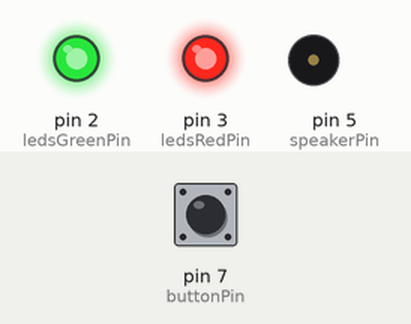
A sketch run on a simulated Arduino Uno, built with avr-gcc and run on an emulated ATmega328P. Shown: output pins drawn as LEDs (lit = HIGH), buzzer (waves = sounding). The test bench sets the inputs (shaded band); at power-on: pin 7 (buttonPin) HIGH.

Above: at 1.2 s.
1.3 s: pin 7 (buttonPin) pulled LOW for 0.15 s
At 1.66 s:
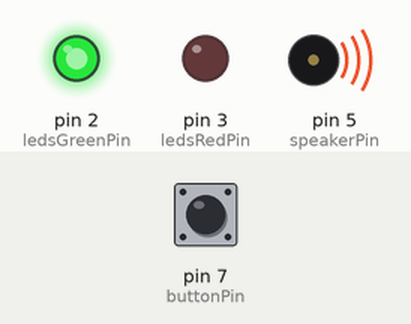
At 8.4 s:
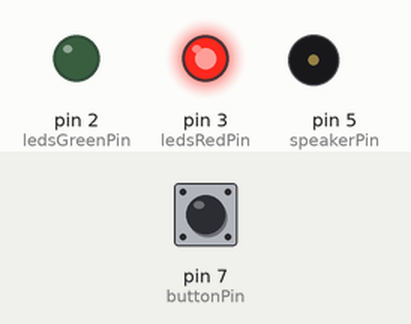
Timing chart, 0 to 10.0 s (numbered marks = the images above; inputs shaded):
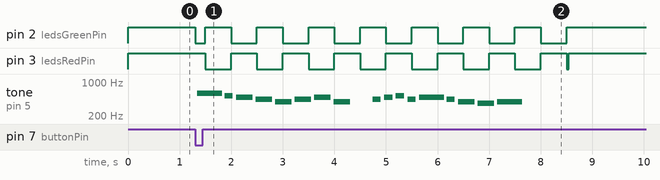

Measured:
- after the input at 1.3 s, pin 2 (ledsGreenPin): HIGH → LOW at once, then repeats every 1.0 s: HIGH 0.50 s, LOW 0.50 s, until it stays HIGH from 8.5 s; pin 3 (ledsRedPin): goes 7 × (LOW 0.50 s, HIGH 0.50 s), LOW 0.04 s, then HIGH, starting after 0.20 s

The sketch:

ChristmasTree_code.ino
```cpp
// Pins
int ledsGreenPin = 2;
int ledsRedPin = 3;
int buttonPin = 7;
int speakerPin = 5;

// LEDs state (on/off)
bool ledsGreenState = true;
bool ledsRedState = true;

// Christmas melody "Deck the Halls"
int length = 20;
char notes[] = "DCbagabg abCabagsg "; // a space represents a rest
int beats[] = { 3, 1, 2, 2, 2, 2, 2, 2, 2, 1, 1, 1, 1, 3, 1, 2, 2, 3, 5 };
int tempo = 150;

void setup() {
  // inputs & outputs
  pinMode(ledsGreenPin, OUTPUT);
  pinMode(ledsRedPin, OUTPUT);
  pinMode(buttonPin, INPUT_PULLUP);
  pinMode(speakerPin, OUTPUT);

  // initialize timer1
  noInterrupts();           // disable all interrupts
  TCCR1A = 0;
  TCCR1B = 0;
  TCNT1  = 0;
  OCR1A = 31250;            // compare match register 16MHz/256/2Hz
  TCCR1B |= (1 << WGM12);   // CTC mode
  TCCR1B |= (1 << CS12);    // 256 prescaler
  TIMSK1 &= (0 << OCIE1A);  // DISable timer compare interrupt
  interrupts();             // enable all interrupts
}

void loop() {
  if (digitalRead(buttonPin) == LOW) {  // button pressed
    ledsGreenState = true;
    ledsRedState = false;
    TIMSK1 |= (1 << OCIE1A); // enable timer compare interrupt -> LEDs start blinking
    playMelody();
    TIMSK1 &= (0 << OCIE1A);  // disable timer compare interrupt -> LEDs stop blinking
    ledsGreenState = true;
    ledsRedState = true;
  }
  else {   // button not pressed
    digitalWrite(ledsGreenPin, ledsGreenState);
    digitalWrite(ledsRedPin, ledsRedState);
  }
}

ISR(TIMER1_COMPA_vect) { // timer compare interrupt service routine -> to blink LEDs
  ledsGreenState = !ledsGreenState;
  ledsRedState = !ledsRedState;
  digitalWrite(ledsGreenPin, ledsGreenState);
  digitalWrite(ledsRedPin, ledsRedState);
}

void playTone(int tone, int duration) {
  for (long i = 0; i < duration * 1000L; i += tone * 2) {
    digitalWrite(speakerPin, HIGH);
    delayMicroseconds(tone);
    digitalWrite(speakerPin, LOW);
    delayMicroseconds(tone);
  }
}

void playNote(char note, int duration) {
  char names[] = { 'c', 'd', 'e', 'f', 's', 'g', 'a', 'v', 'b', 'C', 'D', 'E' };
  int tones[] = { 1915, 1700, 1519, 1432, 1352, 1275, 1136, 1073, 1014, 956, 852, 758 };

  // play the tone corresponding to the note name
  for (int i = 0; i < 12; i++) {
    if (names[i] == note) {
      playTone(tones[i], duration);
    }
  }
}

void playMelody() {
  for (int i = 0; i < length; i++) {
    if (notes[i] == ' ') {
      delay(beats[i] * tempo); // rest
    } else {
      playNote(notes[i], beats[i] * tempo);
    }

    // pause between notes
    delay(tempo / 2);
  }
}
```
